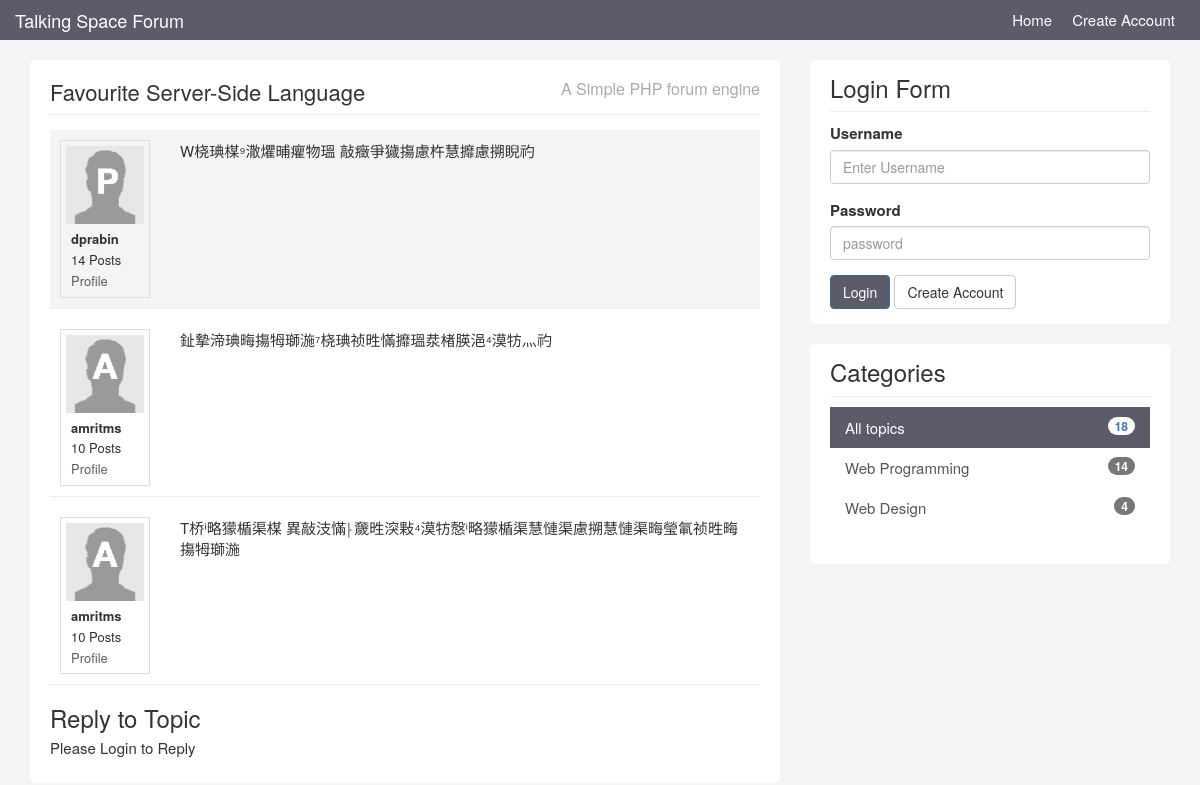
Page /topic.php?id=1 on the committed database.
### tables this page shows
CREATE TABLE `topics` (
  `id` int(11) NOT NULL AUTO_INCREMENT,
  `category_id` int(11) NOT NULL,
  `user_id` int(11) NOT NULL,
  `title` varchar(200) NOT NULL,
  `body` text NOT NULL,
  `last_activity` datetime NOT NULL,
  `create_date` timestamp NOT NULL DEFAULT CURRENT_TIMESTAMP,
  PRIMARY KEY (`id`)
);

CREATE TABLE `users` (
  `id` int(11) NOT NULL AUTO_INCREMENT,
  `name` varchar(100) NOT NULL,
  `email` varchar(100) NOT NULL,
  `avatar` varchar(100) NOT NULL,
  `username` varchar(20) NOT NULL,
  `password` varchar(64) NOT NULL,
  `about` text NOT NULL,
  `last_activity` datetime NOT NULL,
  `join_date` timestamp NOT NULL DEFAULT CURRENT_TIMESTAMP,
  PRIMARY KEY (`id`)
);

CREATE TABLE `replies` (
  `id` int(11) NOT NULL AUTO_INCREMENT,
  `topic_id` int(11) NOT NULL,
  `user_id` bigint(20) NOT NULL,
  `body` text NOT NULL,
  `create_date` timestamp NOT NULL DEFAULT CURRENT_TIMESTAMP,
  PRIMARY KEY (`id`)
);

CREATE TABLE `categories` (
  `id` int(11) NOT NULL AUTO_INCREMENT,
  `name` varchar(255) NOT NULL,
  `description` text NOT NULL,
  PRIMARY KEY (`id`)
);

### htdocs/libraries/Template.php (called while the page is built, shortened)
<?php
class Template {
    protected $template;
    public function __construct($template){
        $this->template = $template;
    }
    public function __toString(){
        include basename($this->template);
        return ob_get_clean();
    }
}

### htdocs/libraries/Database.php (called while the page is built, shortened)
<?php
class Database{
    private $host = DB_HOST;
    private $user = DB_USER;
    private $pass = DB_PASS;
    private $dbname = DB_NAME;
    private $dbh;
    private $stmt;
    public function __construct(){
        $dsn = 'mysql:host=' . $this->host . ';dbname=' . $this->dbname;
        $options = array(
            PDO::ATTR_PERSISTENT => true,
            PDO::ATTR_ERRMODE => PDO::ERRMODE_EXCEPTION
        );
        try {
            $this->dbh = new PDO($dsn, $this->user, $this->pass, $options);
        }catch (PDOException $e) {
            $this->error = $e->getMessage();
        }
    }
    public function query($query){
        $this->stmt = $this->dbh->prepare($query);
    }
    public function bind($param, $value, $type = null){
        if (is_null($type)) {
            switch (true) {
                default:
                    $type = PDO::PARAM_STR;
            }
        }
        $this->stmt->bindValue($param, $value, $type);
    }
    public function execute(){
        return $this->stmt->execute();
    }
    public function resultset(){
        $this->execute();
        return $this->stmt->fetchAll(PDO::FETCH_ASSOC);
    }
    public function single(){
        $this->execute();
        return $this->stmt->fetch(PDO::FETCH_ASSOC);
    }
    public function rowCount(){
        return $this->stmt->rowCount();
    }
}
?>

### htdocs/libraries/Topic.php (called while the page is built, shortened)
<?php
class Topic {
    private $db;
    public function __construct(){
        $this->db = new Database;
    }
    public function getTopic($id){
        $this->db->query('select topics.*, users.username, users.name, users.avatar from topics
        inner join users on topics.user_id=users.id
        where topics.id = :id');
        $this->db->bind(':id',$id);
        $row = $this->db->single();
        return $row;
    }
    public function getReplies($topic_id){
        $this->db->query('select replies.*,users.* from replies
        inner join users on replies.user_id=users.id
        where replies.topic_id = :topic_id
        order by create_date asc');
        $this->db->bind(':topic_id',$topic_id);
        $rows = $this->db->resultset();
        return $rows;
    }
}

### htdocs/helpers/db_helper.php (called while the page is built, shortened)
<?php
    function getCategories(){
        $db=new Database;
        $db->query('select * from categories');
        $results = $db->resultset();
        return $results;
    }
    function userPostCount($user_id){
        $db = new Database;
        $db->query('select * from topics where user_id = :user_id');
        $db->bind(':user_id',$user_id);
        $rows = $db->resultset();
        $topic_count = $db->rowCount();
        $db->query('select * from replies where user_id = :user_id');
        $db->bind(':user_id',$user_id);
        $rows = $db->resultset();
        $reply_count = $db->rowCount();
        return $topic_count + $reply_count;
    }
    function postCountByCategory($category_id){
        $db = new Database;
        $db->query('select * from topics where category_id = :category_id');
        $db->bind(':category_id',$category_id);
        $result = $db->resultset();
        $category_count = $db->rowCount();
        return $category_count;
    }
    function totalPostCount(){
        $db = new Database;
        $db->query('select * from topics where 1');
        $result = $db->resultset();
        $count = $db->rowCount();
        return $count;
    }
?>

### htdocs/helpers/system_helper.php (called while the page is built, shortened)
<?php
function isLoggedIn(){
    if(isset($_SESSION['is_logged_in'])){
        return true;
    } else {
        return false;
    }
}
?>

### htdocs/helpers/format_helper.php (called while the page is built, shortened)
<?php
function is_active($category){
    if(isset($_GET['category'])){
        if($_GET['category'] == $category){
            return 'active';
        } else {
            return '';
        }
    } else {
        if($category == null){
        return 'active';
        }
    }
}
?>

### htdocs/templates/topic.php (the view)
<?php include('includes/header.php'); ?>
<ul id="topics">
    <li id="main-topic" class="topic topic">
        <div class="row">
            <div class="col-md-2">
                <div class="user-info">
                    <img class="avatar pull-left" src="images/avatars/<?php echo $topic['avatar']; ?>" />
                    <ul>
                        <li><strong><?php echo $topic['username']; ?></strong></li>
                        <li><?php echo userPostCount($topic['user_id']); ?> Posts</li>
                        <li><a href="<?php echo BASE_URI; ?>topics.php?user=<?php echo $topic['user_id']; ?>">Profile</a>  </li>
                    </ul>
                </div>
            </div>
        <div class="col-md-10">
            <div class="topic-content pull-right">
                <?php echo $topic['body']; ?>
            </div>
        </div>
    </li>
    <?php foreach($replies as $reply) : ?>
    <li class="topic topic">
        <div class="row">
            <div class="col-md-2">
                <div class="user-info">
                    <img class="avatar pull-left" src="images/avatars/<?php echo $reply['avatar']; ?>" />
                    <ul>
                        <li><strong><?php echo $reply['username']; ?></strong></li>
                        <li><?php echo userPostCount($reply['user_id']); ?> Posts</li>
                        <li><a href="<?php echo BASE_URI; ?>topics.php?user=<?php echo $reply['user_id']; ?>">Profile</a>  </li>
                    </ul>
                </div>
            </div>
        <div class="col-md-10">
            <div class="topic-content pull-right">
                <?php echo $reply['body']; ?>
            </div>
        </div>
    </li>
    <?php endforeach; ?>
</ul>
<h3>Reply to Topic</h3>
<?php if(isLoggedIn()) : ?>
    <form role="form" method="post" action="topic.php?id=<?php echo $topic['id']?>">
        <div class="form-group">
            <textarea id="reply" rows="10" cols="80" class="form-control" name="body"></textarea>
            <script>CKEDITOR.replace('reply');</script>
        </div>
        <button name="do_reply" type="submit" class="btn btn-default">Reply</button>
    </form>
<?php else : ?>
    <p>Please Login to Reply</p>
<?php endif; ?>
<?php include('includes/footer.php'); ?>

### htdocs/templates/includes/footer.php
                    </div>
                </div>
            </div>
            <div class="col-md-4">
                <div class="sidebar">
                    <div class="block">
                        <h3>Login Form</h3>
                        <?php if(isLoggedIn()) : ?>
                            <div class="userdata">
                                Logged in as <?php echo getUser()['name']; ?>
                            </div>
                            <br />
                            <form role="form" method="post" action="logout.php">
                                <input type="submit" name="do_logout" class="btn btn-default" value="Log Out" />
                            </form>
                        <?php else : ?>
                            <form role="form" method="post" action="login.php">
                                <div class="form-group">
                                    <label>Username</label>
                                    <input name="username" type="text" class="form-control" placeholder="Enter Username" />
                                </div>
                                <div class="form-group">
                                    <label>Password</label>
                                    <input name="password" type="password" class="form-control" placeholder="password" />
                                </div>
                                <button name="do_login" type="submit" class="btn btn-primary">Login</button> <a class="btn btn-default" href="register.html">Create Account</a>
                            </form>
                        <?php endif; ?>
                    </div>
                    <div class="block">
                        <h3>Categories</h3>
                        <div class="list-group">
                            <a href="topics.php" class="list-group-item <?php echo is_active(null); ?>">All topics <span class="badge pull-right"><?php echo totalPostCount() ;?></span></a>
                            <?php foreach(getCategories() as $category) : ?>
                                <a href="topics.php?category=<?php echo $category['id']; ?>" class="list-group-item <?php echo is_active($category['id']); ?>">
                                    <?php echo $category['name']; ?>
                                    <span class="badge pull-right">
                                        <?php echo postCountByCategory($category['id']) ;?>
                                    </span>
                            </a>
                            <?php endforeach; ?>
                        </div>
                    </div>
                </div>
            </div>
        </div>
    </div>
  </body>
</html>

### htdocs/templates/css/custom.css (style rules this page uses)
body { padding-top:60px; background: #f4f4f4; font-size: 15px; }
a { color:#5c5b69; }
ul { padding: 0; margin:0; list-style: none; }
h3 { margin-bottom: 5px; }
.block { background: #fff; border-radius: 5px; padding: 15px 20px; margin-bottom:20px; }
.sidebar .block h3 { margin: 0 0 10px 0; padding-bottom: 10px; border-bottom: #eee solid 1px; }
.topic { border-bottom: #eee solid 1px; margin-bottom: 10px; padding:10px; }
.topic-content { width:100%; }
img.avatar { width: 100%; }
a.list-group-item.active, a.list-group-item.active:hover, a.list-group-item.active:focus { background: #5c5b69; border-radius: 0; }
.list-group-item { border:0; }
#main-topic { background: #f4f4f4; padding: 10px; }
.user-info { border: #ddd solid 1px; padding:5px; overflow: hidden; font-size: 13px; }
.user-info img { display: block; margin-bottom: 5px; }
.user-info ul { list-style: none; margin: 10px 0 0 5px; }
.user-info li { line-height: 1.6em; }
.btn-primary { background:#5c5b69; }

### rows in the picture
topics: user.avatar (picture), user.username "dprabin", body "W桡琠楳⁹潵爠晡癯物瑥⁳敲癥爭獩摥⁬慮杵慧攠慮搠睨礿"
replies: user.avatar (picture), user.username "amritms", user_id "10", body "䤠摯渧琠畮摥牳瑡湤⁷桡琠祯甠慲攠瑥汬楮朠浥⁴漠牥灬礿"
replies: user.avatar (picture), user.username "amritms", user_id "10", body "T桥ⁱ略獴楯渠楳⁳異敲⁣汥慲⸠奯甠湥敤⁴漠牥慤ⁱ略獴楯渠慧慩渠慮搠慧慩渠畮瑩氠祯甠畮摥牳瑡湤"
categories: name "Web Programming", id "14"
categories: name "Web Design", id "4"

### other values in the picture
$title "Favourite Server-Side Language"
userPostCount($topic['user_id']) "14"
totalPostCount() "18"
